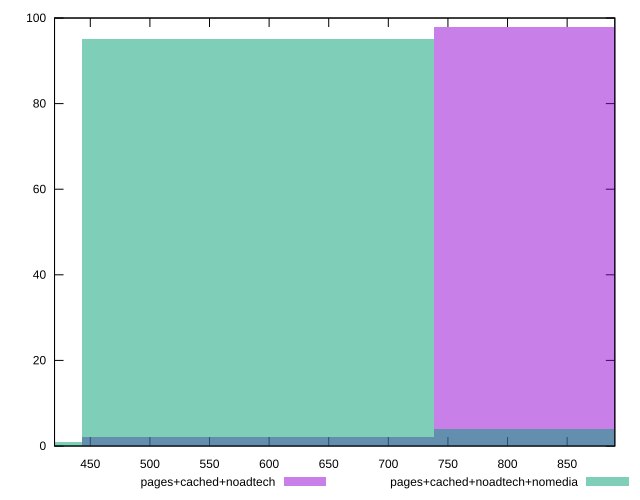

Generate this figure with gnuplot:
reset

$pagesCachedNoadtech <<EOF
886.3905867100523 98
590.9270578067016 2
EOF

$pagesCachedNoadtechNomedia <<EOF
590.9270578067016 95
886.3905867100523 4
295.4635289033508 1
EOF

set key outside below
set boxwidth 295.4635289033508
set xrange [420:890]
set yrange [0:100]
set trange [0:100]
set style fill transparent solid 0.5 noborder
set terminal svg size 640, 500 enhanced background rgb 'white'
set output "report_00009_2021-02-08T22-37-41.559Z/uses-http2/comparison/histogram/2_vs_3.svg"

plot $pagesCachedNoadtech title "pages+cached+noadtech" with boxes, \
     $pagesCachedNoadtechNomedia title "pages+cached+noadtech+nomedia" with boxes

reset
